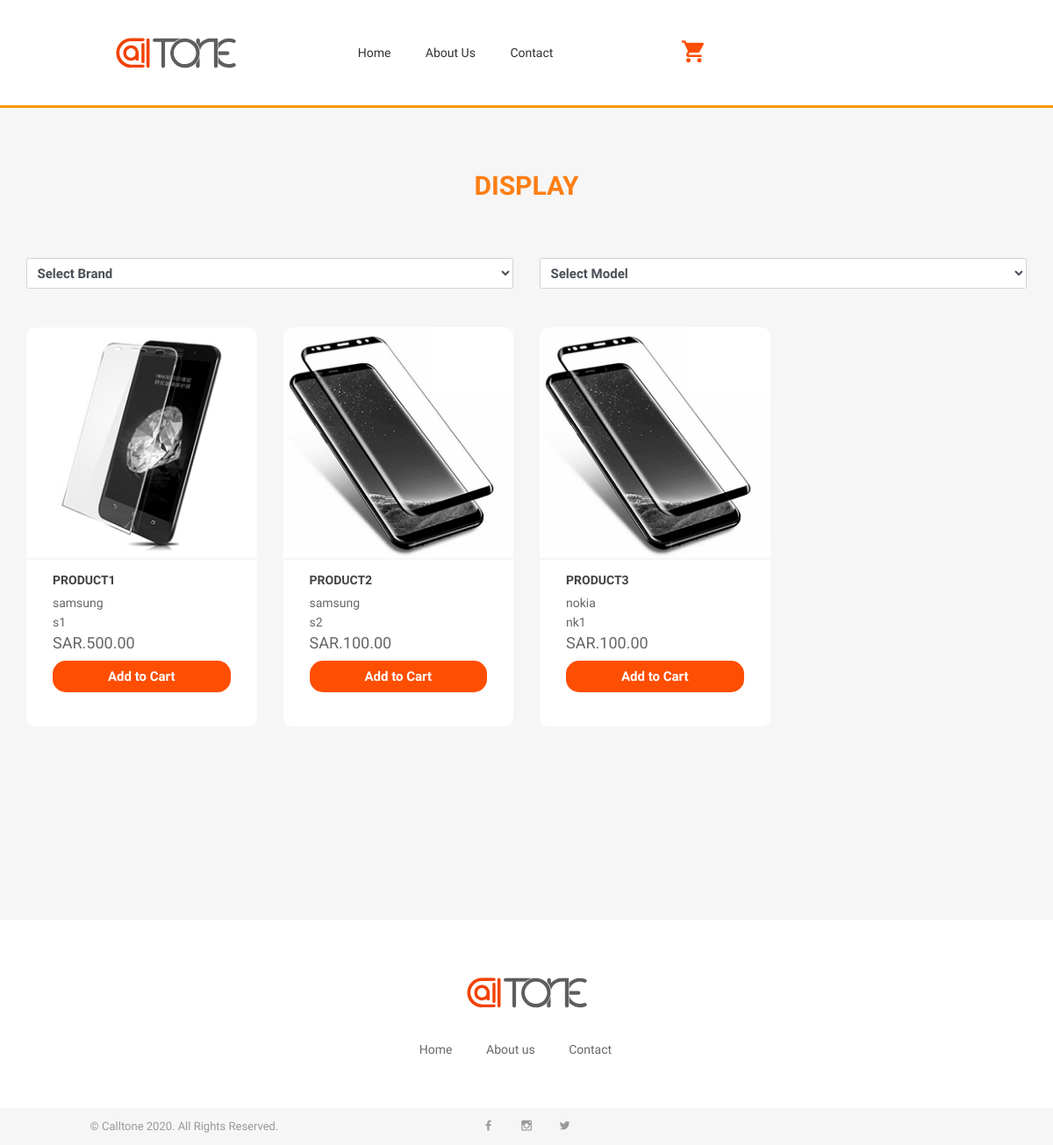
The page /view_product_details/display/ on the database its author committed.
### web/models.py (models this page shows, shortened)
class category(models.Model):
    category = models.CharField(max_length=100,null=False,unique=True)
    category_image = models.ImageField(upload_to = 'category_image')

class product(models.Model):
    date = models.DateField(auto_now_add=True)
    product_name = models.CharField(max_length=100)
    category = models.ForeignKey(category,on_delete=models.CASCADE)
    brand = models.ForeignKey(brand, on_delete=models.CASCADE)
    model = models.ForeignKey(product_model, on_delete=models.CASCADE)
    product_image = models.ImageField(upload_to = 'product_image')
    price = models.IntegerField()

class brand(models.Model):
    brand_name = models.CharField(max_length=50)
    def __str__(self):
        return self.brand_name

class product_model(models.Model):
    category = models.ForeignKey(category,on_delete=models.CASCADE)
    brand = models.ForeignKey(brand,on_delete=models.CASCADE,)
    model_name = models.CharField(max_length=50)
    def __str__(self):
        return self.model_name

### web/views.py (the view)
# urls.py: path('view_product_details/<str:category>/',views.product_details_view),
def product_details_view(request,category):
    template = loader.get_template('display.html')
    cartLength = ''
    categoryId = models.category.objects.get(category = category)
    cId = categoryId.id
    try:
        cartLength = len(request.session['cartdata'])
    except:
        pass
    brand = models.brand.objects.all()
    products = models.product.objects.filter(category_id = categoryId.id)
    return HttpResponse(template.render({'brand':brand,'product':products,'cart_length':cartLength,'category':cId,'category_name':category},request))

### templates/display.html (shortened to what this page needs)
{% extends 'base.html' %}
{% load static %}
{% block content %}
<head>
</head>
<div id="top1" class="wrapper">
    <section id="page-content" class="page-wrapper section">
        <div class="banner-section ptb-60">
        </div>
        <div class="product-tab-section section-bg-tb pt-80 pb-55">
            <div class="container">
                <div class="row">
                    <div class="col-lg-12">
                        <div class="text-center section-title mb-40">
                            <h2 style="color:#fd7e14" class="uppercase">{{category_name}}</h2>
                        </div>
                    </div>
                </div>
                <div class="row mt-5 mb-5 selectt">
                    <div class="col-6">
                        <form>{% csrf_token %}
                            <select name="" id="brand" class="form-control">Brand
                                <option selected>Select Brand</option>
                            </select>
                        </form>
                    </div>
                    <div class="col-6">
                        <select class="form-control" name="" id="model">Model
                            <option value="0" selected>Select Model</option>
                        </select>
                    </div>
                </div>
                <div class="tab-content">
                    <div id="popular-product" class="tab-pane active show">
                        <div class="row" id="rowImageViewDiv">
                            {% for i in product %}
                            <div class="col-lg-3 col-6" id="viewImageDiv">
                                <div class="product-item product-item-2">
                                    <div id="viewImage" class="product-img">
                                        <a href="#product">
                                            <img src="{{ i.product_image.url }}" alt="" />
                                        </a>
                                    </div>
                                    <div class="product-info">
                                        <h6 class="product-title text-left">
                                            <a href="#product">{{i.product_name}}</a>
                                        </h6>
                                        <h5 class="brand-name" id="brandName">{{i.brand}}</h5>
                                        <h5 class="brand-name">{{i.model}}</h5>
                                        <h4 class="pro-price">SAR.{{i.price}}.00</h4>
                                        <form action="#">
                                            <button value="{{i.id}}" type="button" onclick="btnCart('{{i.id}}',this)"
                                                class="btnn mt-3 mb-3">Add to Cart</button>
                                        </form>
                                    </div>
                                </div>
                            </div>
                            {% endfor %}
                        </div>
                    </div>
                </div>
            </div>
        </div>
        <div class="product-tab-section section-bg-tb pt-80 pb-55">
    </section>
</div>
{% endblock %}

### templates/base.html (shortened to what this page needs)
<html>
    <head>
        {% load static %}
        <link rel="stylesheet" href="{% static 'css/bootstrap.min.css' %}">
        <link rel="stylesheet" href="{% static 'lib/css/nivo-slider.css' %}">
        <link rel="stylesheet" href="{% static 'css/core.css' %}">
        <link rel="stylesheet" href="{% static 'css/shortcode/shortcodes.css' %}">
        <link rel="stylesheet" href="{% static 'style.css' %}">
        <link rel="stylesheet" href="{% static 'css/responsive.css' %}">
        <link rel="stylesheet" href="{% static 'css/custom.css' %}">
        <link rel="stylesheet" href="{% static 'css/style-customizer.css' %}">
        <link rel="stylesheet" href="https://pro.fontawesome.com/releases/v5.10.0/css/all.css"/>
    </head>
    <body>
        {% include 'partial/header.html' %}
        {% block content %}
        {% endblock %}
        {% include 'partial/footer.html' %}
    </body>
</html>

### templates/partial/header.html (shortened to what this page needs)
{% load static %}
<header class="header-area header-wrapper header-2">
    <div style=" border-style: solid ; border: 3px solid #F90;
border-top-width: 0px; border-right-width: 0px; border-left-width: 0px;  " id="sticky-header"
        class="header-middle-area plr-114" id="sticky-header" class="header-middle-area plr-185">
        <div class="container-fluid">
            <div class="full-width-mega-dropdown">
                <div class="row">
                    <div class="col-lg-2 col-md-4 col-sm-4 col-4">
                        <div class="logo">
                            <a href="/">
                                <img src="{% static 'img/logo/logo.svg' %}" width="142" height="46" alt="main logo">
                            </a>
                        </div>
                    </div>
                    <div class="col-lg-6 d-none d-lg-block">
                        <nav id="primary-menu">
                            <ul class="main-menu text-center">
                                <li><a href="/">Home</a>
                                </li>
                                <li>
                                    <a href="/about/">About us</a>
                                </li>
                                <li>
                                    <a href="/contact/">Contact</a>
                                </li>
                            </ul>
                        </nav>
                    </div>
                    <div class="col-lg-2 col-md-4 col-sm-4 col-4 align-self-center cart" style="z-index: 100;">
                        <ul  class="navbar-right">
                            <li><a href="/cart/" id="cart">
                                <i class="zmdi zmdi-shopping-cart"></i>
                                </a></li>
                        </ul>
                    </div>
                    <div class="col-lg-2 col-md-4 col-sm-4 col-4">
                    </div>
                </div>
            </div>
        </div>
    </div>
</header>

### templates/partial/footer.html
{% load static %}
<footer id="footer" class="footer-area footer-2 section">
            <div class="footer-top footer-top-2 text-center ptb-60">
                <div class="container">
                    <div class="row">
                        <div class="col-lg-12">
                            <div class="footer-logo">
                                <img src="{% static 'img/logo/logo.svg' %}"  width="142" height="46" alt="">
                            </div>
                            <ul class="footer-menu-2">
                                <li><a href="/">Home</a></li>
                                <li><a href="/about/">About us</a></li>
                                <li><a href="/contact/">Contact</a></li>
                            </ul>
                        </div>
                    </div>
                </div>
            </div>
            <div class="footer-bottom footer-bottom-2 text-center gray-bg">
                <div class="container">
                    <div class="row">
                        <div class="col-lg-4 col-md-5">
                            <div class="copyright-text copyright-text-2">
                                <p>&copy; <a href="#" target="_blank">Calltone </a> 2020. All Rights Reserved.</p>
                            </div>
                        </div>
                        <div class="col-lg-4 col-md-4">
                            <ul class="footer-social footer-social-2">
                                <li>
                                    <a class="facebook" href="#" title="Facebook"><i class="zmdi zmdi-facebook"></i></a>
                                </li>
                                <li>
                                    <a class="google-plus" href="#" title="Instagram"><i class="zmdi zmdi-instagram"></i></a>
                                </li>
                                <li>
                                    <a class="twitter" href="#" title="Twitter"><i class="zmdi zmdi-twitter"></i></a>
                                </li>
                            </ul>
                        </div>
                        <div class="col-lg-4 col-md-3">
                        </div>
                    </div>
                </div>
            </div>
        </footer>

### static/style.css (style rules this page uses)
.cart i { font-size: 30px; color: #fe4e02; }
.btnn { padding: 6px 0px; width: 100%; border-radius: 15px; background-color: #fe4e02; color: #fff; font-size: 15px; font-weight: 700; }
.selectt select { height: 35px; font-size: 15px; font-weight: 600; }
.product-item { margin-bottom: 30px; transition: all 0.3s ease 0s; }
.product-img img { width: 100%; }
.product-info { background: #f6f6f6 none repeat scroll 0 0; padding: 20px 0; text-align: center; }
.product-title { color: #434343; font-family: "Raleway",sans-serif; font-size: 14px; font-weight: 700; margin-bottom: 10px; overflow: hidden; text-overflow: ellipsis; text-transform: uppercase; white-space: nowrap; text-align:center; }
.pro-price { color: #666666; font-family: "Roboto",sans-serif; font-weight: 400; line-height: 20px; margin-bottom: 20px; z-index: 9; }
.section-bg-tb { margin: 0px 0; position: relative; z-index: 1; }
.section-bg-tb::before { background: #f6f6f6 none repeat scroll 0 0; content: ""; height: 100%; position: absolute; top: 0; width: 100%; z-index: -1; }
.product-item-2 { position: relative; top: 0; transition: all 0.3s ease 0s; }
.product-item-2 img { border-radius: 10px 10px 0 0; }
.product-item-2 .product-info { background: #ffffff none repeat scroll 0 0; border-radius: 0 0 10px 10px; border-top: 2px solid #f6f6f6; padding: 15px 30px; text-align: left; }
.brand-name { color: #666666; font-size: 14px; font-weight: 500; }
.product-item-2 .pro-price { margin-bottom: 0; }
.wrapper { background: #fff none repeat scroll 0 0; }
.plr-114 { padding: 0 114px; }
body { top: 0px !important; }

### static/css/responsive.css (style rules this page uses)
@media (min-width: 1200px) { .container { max-width: 1170px; } }

### static/css/shortcode/default.css (style rules this page uses)
body { background: #fff; font-family: 'Raleway', sans-serif; font-weight: normal; font-style: normal; font-size: 14px; line-height: 24px; }
a, .btn { -webkit-transition: all 0.3s ease-out 0s; -moz-transition: all 0.3s ease-out 0s; -ms-transition: all 0.3s ease-out 0s; -o-transition: all 0.3s ease-out 0s; transition: all 0.3s ease-out 0s; }
a, button, input { outline: medium none; color: #666666; }
.uppercase { text-transform: uppercase }
h1, h2, h3, h4, h5, h6 { font-family: 'Raleway', sans-serif; font-weight: normal; color: #434343; margin-top: 0px; font-style: normal; font-weight: 400; }
h1 a, h2 a, h3 a, h4 a, h5 a, h6 a { color: inherit }
h2 { font-size: 24px; }
h4 { font-size: 18px; }
h5 { font-size: 16px; }
h6 { font-size: 14px; }
ul { margin: 0px; padding: 0px; }
li { list-style: none; }
p { font-size: 13px; font-weight: normal; line-height: 20px; color: #999999; margin-bottom: 15px; }
.section { float: left; width: 100%; }
a.button-border span, a.button-border-white span, input, select, textarea { -webkit-transition: all 0.5s ease-out 0s; -moz-transition: all 0.5s ease-out 0s; -ms-transition: all 0.5s ease-out 0s; -o-transition: all 0.5s ease-out 0s; transition: all 0.5s ease-out 0s; }
button { background: rgba(0, 0, 0, 0) none repeat scroll 0 0; border: medium none; font-family: raleway; }
select { border: 1px solid #eeeeee; color: #999999; font-size: 13px; height: 30px; padding-left: 20px; }
option { background: #ffffff none repeat scroll 0 0; border: 0 solid #626262; font-size: 13px; padding-left: 10px; }
.mb-5 { margin-bottom: 5px }
.mb-40 { margin-bottom: 40px }
.pt-80 { padding-top: 80px }
.pb-55 { padding-bottom: 55px }
.ptb-60 { padding: 60px 0 }
.col-1, .col-2, .col-3, .col-4, .col-5, .col-6, .col-7, .col-8, .col-9, .col-10 { float: left; }
.col-4 { width: 40%; }
.col-6 { width: 60%; }
.gray-bg { background: #f6f6f6; }
.section-title h2 { font-size: 30px; font-weight: 700; line-height: 24px; }

### static/css/shortcode/header.css (style rules this page uses)
.header-area { z-index: 99999; position: relative; }
.main-menu > li > a { color: #303030; display: block; text-transform: capitalize; }
.main-menu > li > a, .dropdwn li a, .single-mega-item li a { position: relative; }
.main-menu > li > a::before, .dropdwn li a:before, .single-mega-item li a:before { background: #ffbf7f none repeat scroll 0 0; bottom: 0; content: ""; height: 1px; left: 0; opacity: 0; position: absolute; transition: all 0.5s ease 0s; visibility: hidden; width: 0; }
.main-menu > li { display: inline-block; margin: 0 18px; padding: 48px 0; position: relative; transition: all 0.3s ease 0s; }
.header-middle-area .full-width-mega-dropdown { position: relative; }
.logo { padding: 37px 0; transition: all 0.3s ease 0s; }
.logo img { transition: all 0.3s ease 0s; }
.header-2 { left: 0; position: absolute; top: 0; width: 100%; }

### templates/partial/header.html (style rules this page uses)
html { scroll-behavior: smooth; }

### rows shown on the page
category: category "DISPLAY"
product: product_image (picture), product_name "PRODUCT1", brand "samsung", model "s1", price "500", {{ i.id }} 17 (drawn)
product: product_image (picture), product_name "PRODUCT2", brand "samsung", model "s2", price "100", {{ i.id }} 18 (drawn)
product: product_image (picture), product_name "PRODUCT3", brand "nokia", model "nk1", price "100", {{ i.id }} 19 (drawn)
